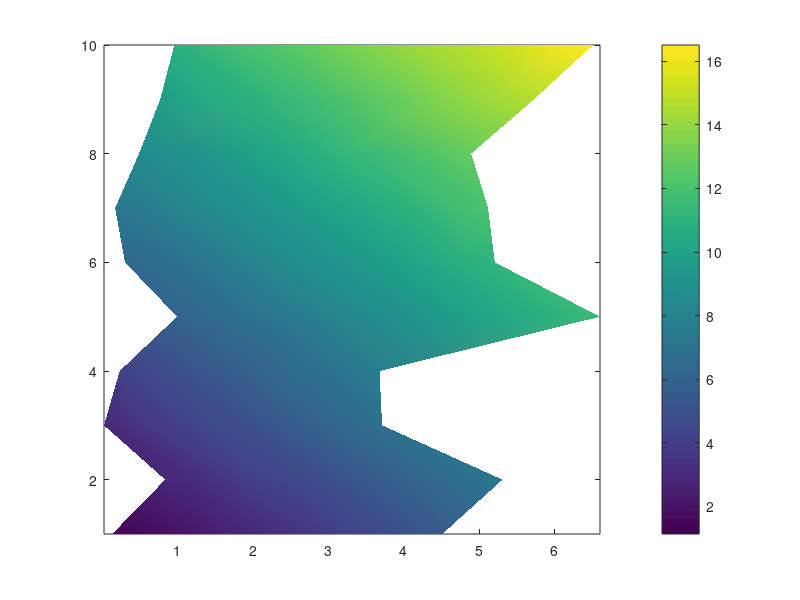

MATLAB code to generate this figure:
%

nx = 10;
ny = 10;

rand('state',1);
xx = zeros(ny, nx);
yy = zeros(ny, nx);
for k = 1 : ny
  xx(k,:) = cumsum(rand(1,nx));
  yy(k,:) = k;
end

zz = xx+yy;
%zz = xx;

figure(1);
pcolor(xx,yy,zz);
%shading('flat');
shading('interp');
colorbar();
